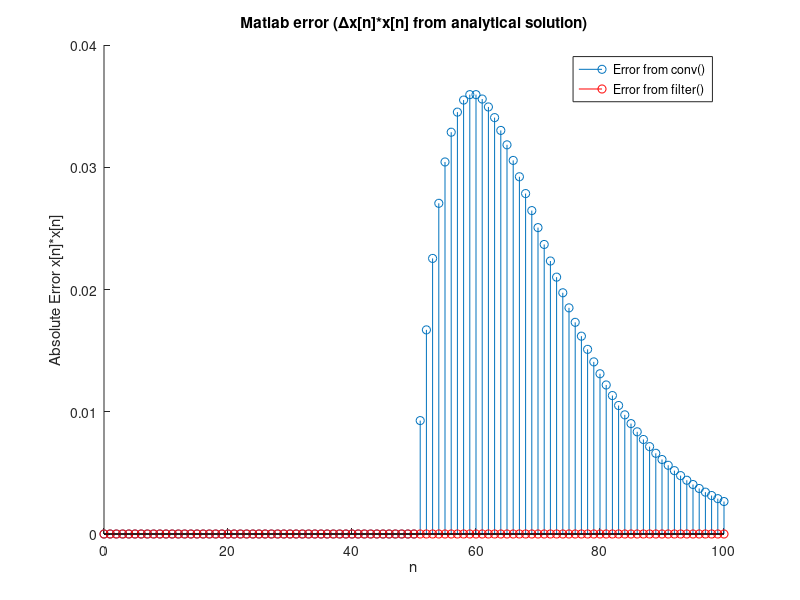
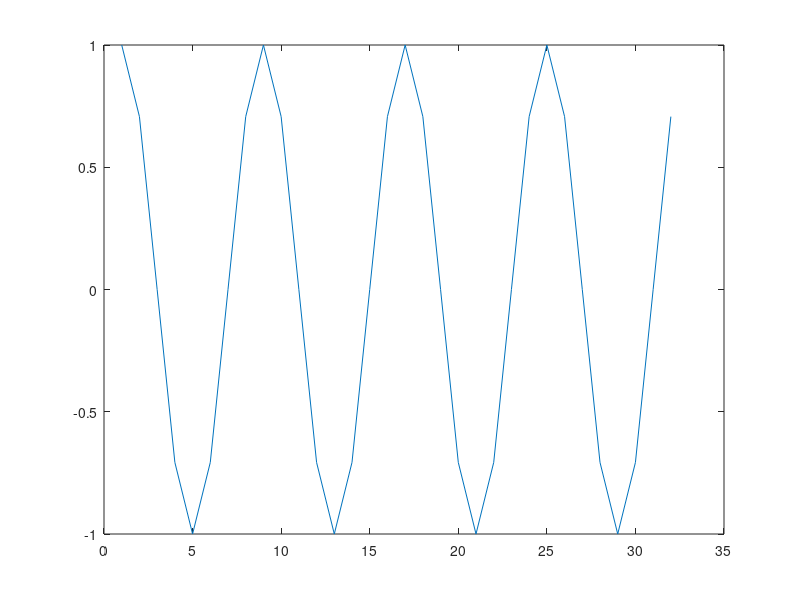
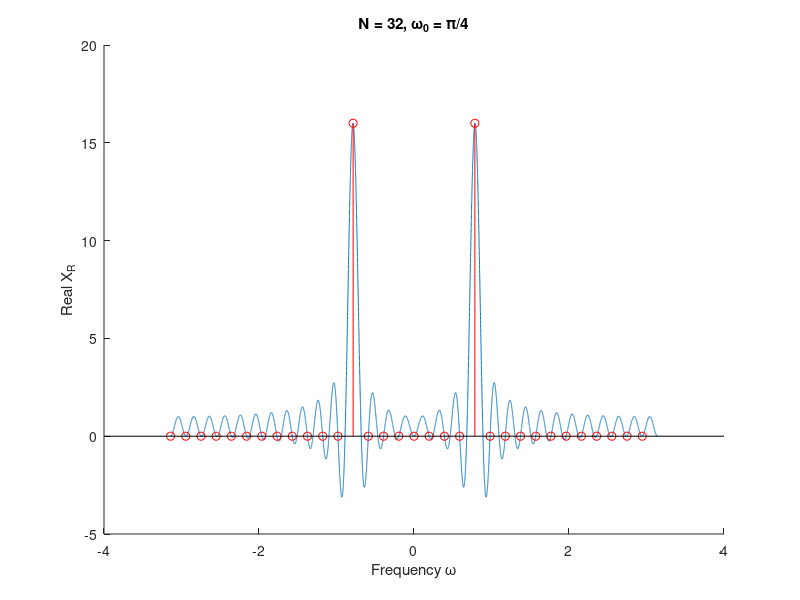
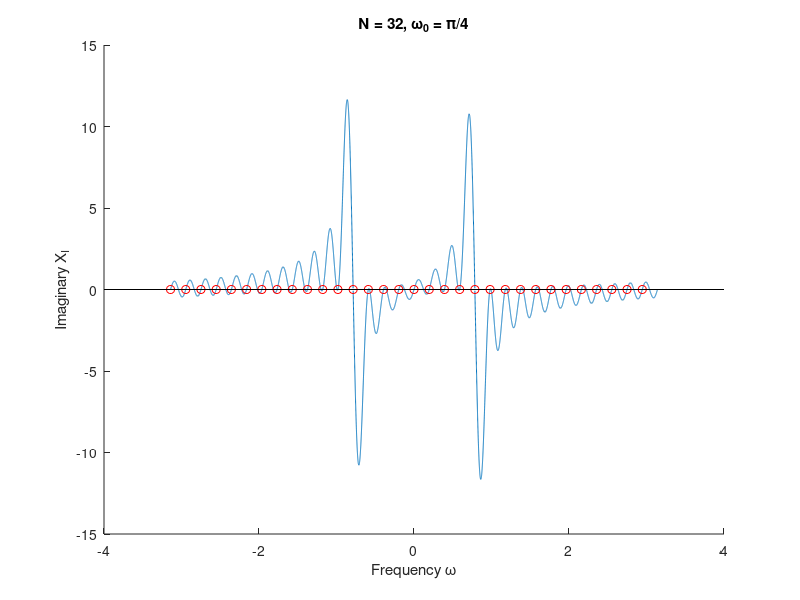

MATLAB code to generate these figures, in order:
%% 2.2c
clear all; close all; clc
w0 = pi/4;
N = 32;

A = 1;

w = (-pi:pi/10000:pi);
    
Xr = (A/2).*(cos((w-w0).*(N-1)/2).*(sin((w-w0).*N/2)./sin((w-w0)./2))) ...
    +(A/2).*(cos((w+w0).*(N-1)/2).*(sin((w+w0).*N/2)./sin((w+w0)./2)));
Xi = -(A/2).*(sin((w-w0).*(N-1)/2).*(sin((w-w0).*N/2)./sin((w-w0)./2))) ...
    -(A/2).*(sin((w+w0).*(N-1)/2).*(sin((w+w0).*N/2)./sin((w+w0)./2)));

n = 1:32;
N = length(n);
x_dft = A.*cos(w0*(n-1));
figure
plot(x_dft)
X_dft = fftshift(fft(x_dft));
w_dft = (0:2/N:2*(N-1)/N).*pi-pi;

figure;
hold on
plot(w,Xr)
stem(w_dft,real(X_dft),'r')
title('N = 32, \omega_0 = \pi/4'), ylabel('Real X_R'),xlabel('Frequency \omega')
hold off
% print -dpng -r300 ./hw1_2-2c_real.png

figure
hold on
plot(w,Xi)
stem(w_dft,imag(X_dft),'r')
title('N = 32, \omega_0 = \pi/4'), ylabel('Imaginary X_I'),xlabel('Frequency \omega')
hold off
% print -dpng -r300 ./hw1_2-2c_im.png

%% 2.2d
clear all; close all; clc
w0 = 1.1*pi/4;
N = 32;

A = 1;

w = (-pi:pi/10000:pi);
    
Xr = (A/2).*(cos((w-w0).*(N-1)/2).*(sin((w-w0).*N/2)./sin((w-w0)./2))) ...
    +(A/2).*(cos((w+w0).*(N-1)/2).*(sin((w+w0).*N/2)./sin((w+w0)./2)));
Xi = -(A/2).*(sin((w-w0).*(N-1)/2).*(sin((w-w0).*N/2)./sin((w-w0)./2))) ...
    -(A/2).*(sin((w+w0).*(N-1)/2).*(sin((w+w0).*N/2)./sin((w+w0)./2)));

n = 1:32;
N = length(n);
x_dft = A.*cos(w0*(n-1));
figure
stem(x_dft)
X_dft = fftshift(fft(x_dft));
w_dft = (0:2/N:2*(N-1)/N).*pi-pi;

figure;
hold on
plot(w,Xr)
stem(w_dft,real(X_dft),'r')
title('N = 32, \omega_0 = 1.1\pi/4'), ylabel('Real X_R'),xlabel('Frequency \omega')
hold off

% print -dpng -r300 ./hw1_2-2d_real.png

figure
hold on
plot(w,Xi)
stem(w_dft,imag(X_dft),'r')
title('N = 32, \omega_0 = 1.1\pi/4'), ylabel('Imaginary X_I'),xlabel('Frequency \omega')
hold off

% print -dpng -r300 ./hw1_2-2d_im.png

%% 2.5a
clear all; close all; clc

% analytical solution
n_an = 0:100;
xx_an = (n_an+1).*(0.9).^n_an;

figure
stem(n_an,xx_an)
xlabel('n'), ylabel('x[n]*x[n]'),title('Analytical solution')
% print -dpng -r300 ./hw1_2-5a.png

% convolution via matlab
n = 0:50;
x = (0.9).^n;
xx_conv = conv(x,x);
n_conv = 0:length(xx_conv)-1;
figure
stem(n_conv,xx_conv)
xlabel('n'), ylabel('x[n]*x[n]'),title('Solution via conv()')
% print -dpng -r300 ./hw1_2-5b.png

% filter via matlab
n_filt = 0:100;
x = (0.9).^n_filt;
b = 1;
a = [1 -0.9];
xx_filt = filter(b,a,x);
figure
stem(n_filt,xx_filt)
xlabel('n'), ylabel('x[n]*x[n]'),title('Solution via filter()')
% print -dpng -r300 ./hw1_2-5c.png

figure
hold on
s1 = stem(n_an,abs(xx_an-xx_conv));
s2 = stem(n_an,abs(xx_an-xx_filt),'r');
xlabel('n'), ylabel('Absolute Error x[n]*x[n]')
title('Matlab error (\Deltax[n]*x[n] from analytical solution)')
hold off
legend([s1(1),s2(1)],{'Error from conv()','Error from filter()'})
print -dpng -r300 ./hw1_2-5d.png